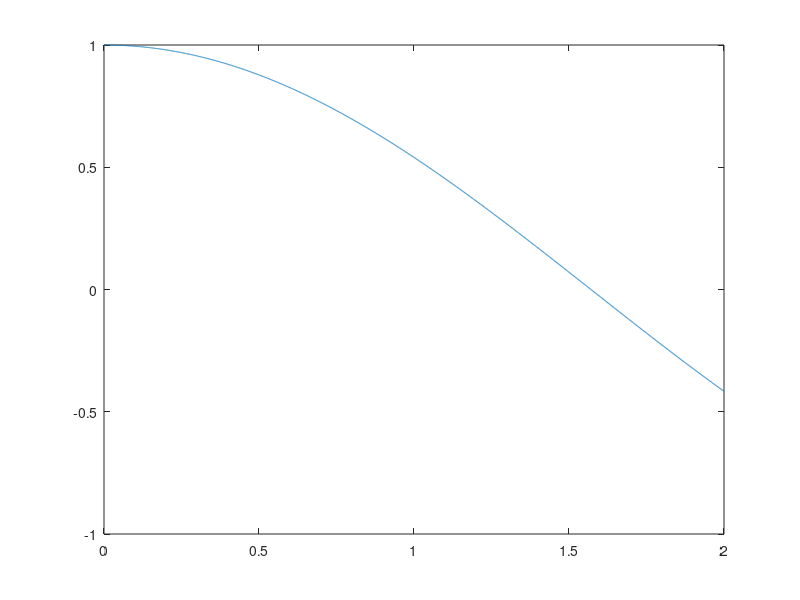

This figure's MATLAB source:
clear; close all;
N=5000;
a=0;b=2;
h=(b-a)/(N);
x=a+h/2:h:b-h/2;
f=cos(x);
plot(x,f);
fprintf('the approximate area is about %f\n',sum(f)*h);
fprintf('the actual area is about %f\n',0.909297);
